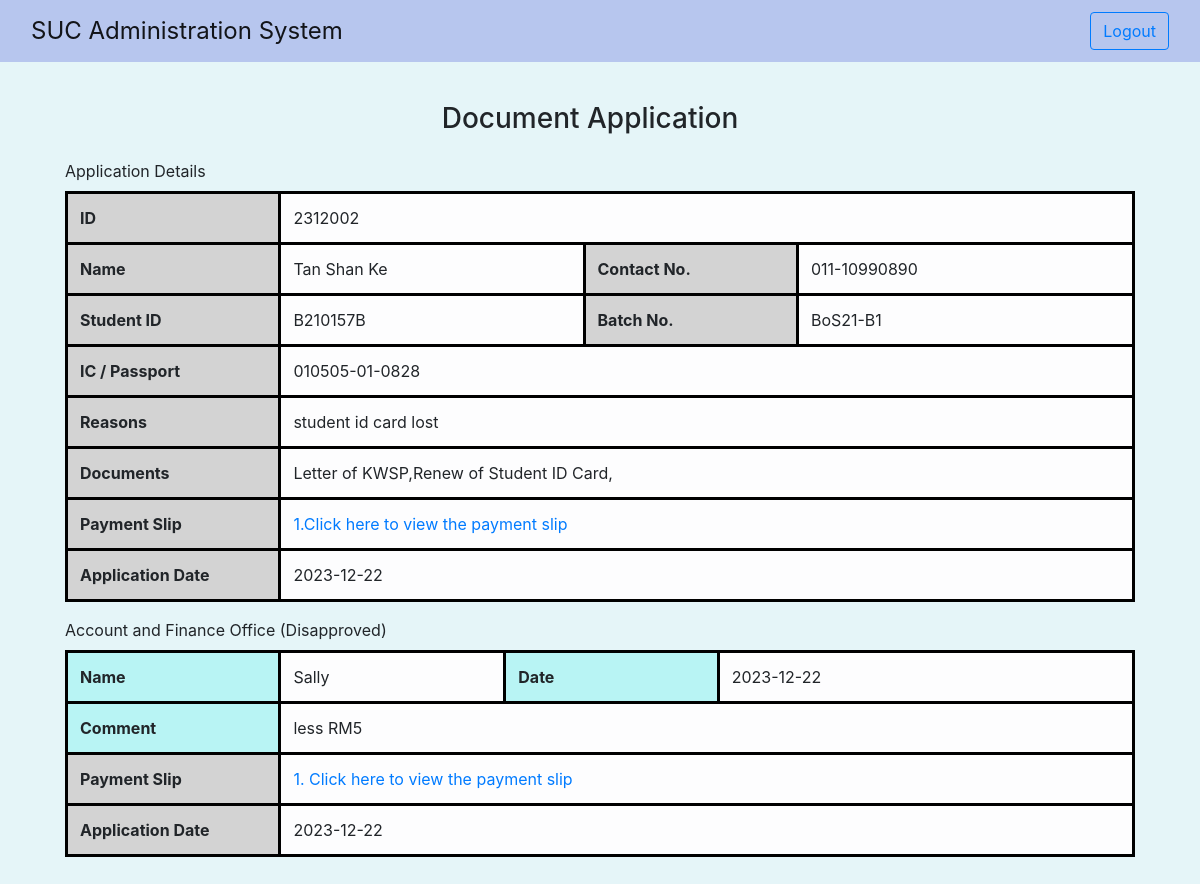
/document/reviewDocument.php?documentID=2312002 (signed in), run on the app's committed database.
### tables this page shows
CREATE TABLE `document_record` (
  `documentID` varchar(20) NOT NULL,
  `reason` varchar(255) NOT NULL,
  `document` varchar(255) NOT NULL,
  `officialReceipt` varchar(255) NOT NULL,
  `applicantID` varchar(20) NOT NULL,
  `applicantSignature` tinyint(1) NOT NULL,
  `applicationDate` date NOT NULL,
  `counter` int(11) NOT NULL,
  `applicationStatus` tinyint(1) DEFAULT NULL,
  `waitingStatus` tinyint(1) DEFAULT NULL,
  `aaroCollectionID` varchar(20) DEFAULT NULL,
  `aaroCollectionDate` date DEFAULT NULL,
  `aaroCollectedID` varchar(20) DEFAULT NULL,
  `aaroCollectedDate` date DEFAULT NULL,
  `collectionDate` date DEFAULT NULL,
  `collectionStatus` tinyint(1) DEFAULT NULL
);

CREATE TABLE `student` (
  `studentID` varchar(20) NOT NULL,
  `name` varchar(100) NOT NULL,
  `type` varchar(20) NOT NULL,
  `hostel` tinyint(1) NOT NULL,
  `batchNo` varchar(20) NOT NULL,
  `departmentID` varchar(20) NOT NULL,
  `programme` varchar(255) NOT NULL,
  `contactNo` varchar(20) NOT NULL,
  `icPassport` varchar(100) NOT NULL,
  `mailingAddress` varchar(255) NOT NULL,
  `totalCreditsEarned` int(11) NOT NULL
);

CREATE TABLE `document_paymentslip` (
  `documentID` varchar(20) NOT NULL,
  `fileName` varchar(255) NOT NULL,
  `counter` int(11) NOT NULL,
  `applicationDate` date DEFAULT NULL
);

CREATE TABLE `document_review` (
  `documentID` varchar(20) NOT NULL,
  `afoID` varchar(20) DEFAULT NULL,
  `afoSignature` tinyint(1) NOT NULL,
  `afoDecision` tinyint(1) DEFAULT NULL,
  `afoComment` varchar(255) NOT NULL,
  `afoDate` text NOT NULL,
  `counter` int(11) NOT NULL
);

### document/reviewDocument.php (the view, shortened to what this page needs)
<?php
include '../config.php';
  $documentID = $_GET['documentID'];
$sql1 = "SELECT document_record.documentID, applicantID as studentID, student.name AS studentName, student.contactNo AS contactNo, student.batchNo AS batchNo, student.icPassport AS icPassport, reason, document, applicationDate FROM document_record LEFT JOIN student ON document_record.applicantID = student.studentID WHERE document_record.documentID = '$documentID'";
$result1 = $conn->query($sql1);
if ($result1->num_rows > 0) {
  while ($row = $result1->fetch_assoc()) {
    $documentID=$row['documentID'];
    $studentName=$row['studentName'];
    $studentID=$row['studentID'];
    $contactNo=$row['contactNo'];
    $batchNo=$row['batchNo'];
    $icPassport=$row['icPassport'];
    $document=$row['document'];
    $reason=$row['reason'];
    $applicationDate=$row['applicationDate'];
  }
}
include '../header.php';
echo "<body style='background-color:#E5F5F8'>";
?>
<div class="container-fluid" style="width: 95%;" >
  <div class="d-flex justify-content-center" style=" margin-top:40px ">
  <h3 style="margin-right: 20px">Document Application</h3>
  </div>
    <div class="row" style="margin:20px; margin-top:15px">
    <label for="" class="form-label" >Application Details</label>
    <table class="table">
        <tr>
          <th class="thInfo">ID</th><td class="table-light " colspan="3"><?php echo $documentID; ?></td>
        </tr>
        <tr>
          <th class="thInfo">Name</th><td class="table-light"><?php echo $studentName; ?></td>
          <th class="thInfo">Contact No.</th><td class="table-light"><?php echo $contactNo; ?></td>
        </tr>
        <tr>
          <th class="thInfo">Student ID</th><td class="table-light"><?php echo $studentID; ?></td>
          <th class="thInfo">Batch No.</th><td class="table-light"><?php echo $batchNo; ?></td>
        </tr>
        <tr>
          <th class="thInfo">IC / Passport</th><td class="table-light " colspan="3"><?php echo $icPassport; ?></td>
        </tr>
        <tr>
          <th class="thInfo">Reasons</th><td class="table-light " colspan="3"><?php echo $reason; ?></td>
        </tr>
        <tr>
          <th class="thInfo">Documents</th><td class="table-light" colspan="3"><?php echo $document; ?></td>
        </tr>
        <tr>
          <th class="thInfo">Payment Slip</th><td class="table-light" colspan="3">
        <?php
        $sql = "SELECT documentID, fileName FROM document_paymentslip WHERE documentID = '$documentID' AND counter = 0";
        $result = $conn->query($sql);
        $no =1;
        if ($result->num_rows > 0) {
          while ($row = $result->fetch_assoc()) {
            $fileName=$row['fileName']; ?>
            <a href="<?php echo $fileName; ?>" target="_blank"><?php echo $no."."; ?>Click here to view the payment slip</a> <br>
           <?php
            $no++;
          }
        }
        ?>
        </td>
        </tr>
        <tr>
          <th class="thInfo">Application Date</th><td class="table-light" colspan="3"><?php echo $applicationDate; ?></td>
        </tr>
    </table>
        <?php
    $sql3 = "SELECT counter FROM document_record WHERE documentID = '$documentID'";
    $result3 = $conn->query($sql3);
    if ($result3->num_rows > 0) {
      while ($row = $result3->fetch_assoc()) {
        $counter=$row['counter'];
          if($counter > 1){
            echo '<label for="" class="form-label" >Account and Finance Office (Disapproved)</label>';
          }
    }}
    $sql = "SELECT administrator.name as name, afoDate, afoComment, counter FROM document_review LEFT JOIN administrator ON document_review.afoID=administrator.administratorID WHERE documentID = '$documentID' AND afoDecision = 0 ORDER BY counter ASC";
    $result = $conn->query($sql);
      if ($result->num_rows > 0) {
        while ($row = $result->fetch_assoc()) {
          $name=$row['name'];
          $date=$row['afoDate'];
          $comment=$row['afoComment'];
          $counter=$row['counter'];
          ?>
          <table class="table">
          <tr>
            <th class="thResult">Name</th><td class="table-light"><?php echo $name; ?></td>
            <th class="thResult">Date</th><td class="table-light"><?php echo $date; ?></td>
          </tr>
          <tr>
            <th class="thResult">Comment</th><td class="table-light" colspan="3"><?php echo $comment; ?></td>
          </tr>
          <?php
    $sql1 = "SELECT documentID, fileName, counter FROM document_paymentslip WHERE documentID = '$documentID' ORDER BY counter ASC";
    $result1 = $conn->query($sql1);
    $paymentSlips = array();
    if ($result1->num_rows > 0) {
        while ($row = $result1->fetch_assoc()) {
            $counter1 = $row['counter'];
            $fileName = $row['fileName'];
            if (!isset($paymentSlips[$counter1])) {
                $paymentSlips[$counter1] = array();
            }
            $paymentSlips[$counter1][] = $fileName;
        }
    }
    $sql2 = "SELECT documentID, counter, applicationDate FROM document_paymentslip WHERE documentID = '$documentID' GROUP BY counter ORDER BY counter ASC";
    $result2 = $conn->query($sql2);
    $applicationDate = array();
    if ($result2->num_rows > 0) {
        while ($row = $result2->fetch_assoc()) {
            $counter2 = $row['counter'];
            $date = $row['applicationDate'];
            if (!isset($applicationDate[$counter2])) {
                $applicationDate[$counter2] = array();
            }
            $applicationDate[$counter2][] = $date;
        }
    }
    foreach ($paymentSlips as $counter1 => $slips) {
      if($counter1 == $counter){
        $no = 1; ?>
        <tr>
            <th class="thInfo">Payment Slip</th>
            <td class="table-light" colspan="3">
                <?php
                foreach ($slips as $fileName) {
                    echo '<a href="' . $fileName . '" target="_blank">' . $no . '. Click here to view the payment slip</a> <br>';
                    $no++;
                }
                ?>
            </td>
        </tr>
        <tr>
            <th class="thInfo">Application Date</th>
            <td class="table-light" colspan="3">
              <?php
            foreach ($applicationDate as $counter2 => $dates) {
              if($counter2 == $counter1){
                foreach ($dates as $date) {
                  echo $date;
              }
              }
            } ?>
            </td>
        </tr>
        <?php
      }
    }
    ?>
        </table>
      <?php
        }
      } ?>
    </div>
  </div>
  </body>
</html>

### header.php (shortened to what this page needs)
<!doctype html>
<html lang="en">
  <head>
    <link rel="stylesheet" href="https://cdn.jsdelivr.net/npm/bootstrap@4.6.0/dist/css/bootstrap.min.css">
    <link rel="stylesheet" href="https://cdnjs.cloudflare.com/ajax/libs/font-awesome/4.7.0/css/font-awesome.min.css">
  </head>
  <body>
    <nav class="navbar navbar-light" style="background-color: #B7C6EE;">
      <div class="container-fluid">
        <a class="navbar-brand" style="font-size: 150%";>SUC Administration System</a>
        <form class="d-flex" role="logout">
          <button class="btn btn-outline-primary" type="button" onclick="confirmLogout()">Logout</button>
        </form>
      </div>
    </nav>

### document/reviewDocument.php (style rules this page uses)
.thResult { background-color: #b8f4f4; border-style: solid; border-color: black; width: 20% }
.thInfo { background-color: #D3D3D3; border-style: solid; border-color: black; width: 20% }
table,td { border-style: solid; border-color: black; }

### data on the page
document_record: documentID "2312002", applicantID.name "Tan Shan Ke", applicantID.contactNo "011-10990890", applicantID "B210157B", applicantID.batchNo "BoS21-B1", applicantID.icPassport "010505-01-0828", reason "student id card lost", document "Letter of KWSP,Renew of Student ID Card,", applicationDate "2023-12-22", counter "Account and Finance Office (Disapproved)"
document_review: administrator.name "Sally", afoDate "2023-12-22", afoComment "less RM5", date "2023-12-22"
